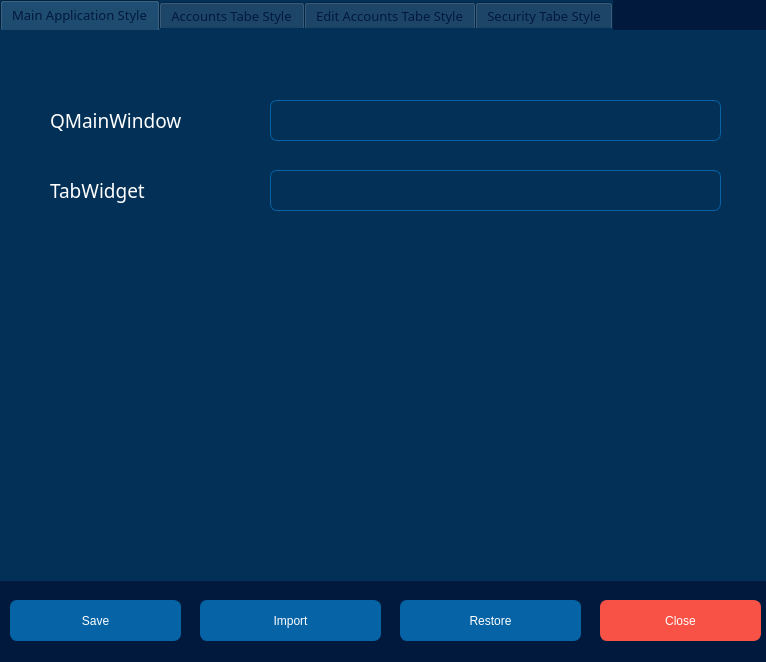
<?xml version="1.0" encoding="UTF-8"?>
<ui version="4.0">
 <class>EditTheme</class>
 <widget class="QDialog" name="EditTheme">
  <property name="geometry">
   <rect>
    <x>0</x>
    <y>0</y>
    <width>766</width>
    <height>662</height>
   </rect>
  </property>
  <property name="windowTitle">
   <string>PyPass Theme Editor</string>
  </property>
  <property name="styleSheet">
   <string notr="true">color: rgb(0,25,61);
background-color:#00193d;</string>
  </property>
  <widget class="QTabWidget" name="tabWidget">
   <property name="geometry">
    <rect>
     <x>0</x>
     <y>0</y>
     <width>781</width>
     <height>581</height>
    </rect>
   </property>
   <property name="font">
    <font>
     <family>Cascadia Code SemiBold</family>
     <pointsize>10</pointsize>
     <weight>50</weight>
     <italic>false</italic>
     <bold>false</bold>
    </font>
   </property>
   <property name="styleSheet">
    <string notr="true">background-color: #023057;
border:#023057;
border: None
</string>
   </property>
   <property name="tabPosition">
    <enum>QTabWidget::North</enum>
   </property>
   <property name="tabShape">
    <enum>QTabWidget::Rounded</enum>
   </property>
   <property name="currentIndex">
    <number>0</number>
   </property>
   <property name="iconSize">
    <size>
     <width>1000</width>
     <height>1000</height>
    </size>
   </property>
   <property name="elideMode">
    <enum>Qt::ElideLeft</enum>
   </property>
   <property name="usesScrollButtons">
    <bool>false</bool>
   </property>
   <property name="tabBarAutoHide">
    <bool>true</bool>
   </property>
   <widget class="QWidget" name="tab">
    <attribute name="title">
     <string>Main Application Style</string>
    </attribute>
    <widget class="QLineEdit" name="tabwidgetEdit">
     <property name="geometry">
      <rect>
       <x>270</x>
       <y>140</y>
       <width>451</width>
       <height>41</height>
      </rect>
     </property>
     <property name="font">
      <font>
       <family>Cascadia Code</family>
       <pointsize>14</pointsize>
       <weight>10</weight>
       <italic>false</italic>
       <bold>false</bold>
      </font>
     </property>
     <property name="styleSheet">
      <string notr="true">	border-radius:7px;
	border:1px solid #0563a6;
	color:#F2DF3A;
	font: 87 14pt &quot;Cascadia Code&quot;;</string>
     </property>
     <property name="text">
      <string/>
     </property>
    </widget>
    <widget class="QLineEdit" name="mainWindowEdit">
     <property name="geometry">
      <rect>
       <x>270</x>
       <y>70</y>
       <width>451</width>
       <height>41</height>
      </rect>
     </property>
     <property name="font">
      <font>
       <family>Cascadia Code</family>
       <pointsize>14</pointsize>
       <weight>10</weight>
       <italic>false</italic>
       <bold>false</bold>
      </font>
     </property>
     <property name="styleSheet">
      <string notr="true">	border-radius:7px;
	border:1px solid #0563a6;
	color:#F2DF3A;
	font: 87 14pt &quot;Cascadia Code&quot;;</string>
     </property>
     <property name="text">
      <string/>
     </property>
    </widget>
    <widget class="QLabel" name="label_3">
     <property name="geometry">
      <rect>
       <x>50</x>
       <y>140</y>
       <width>111</width>
       <height>41</height>
      </rect>
     </property>
     <property name="font">
      <font>
       <family>Cascadia Code</family>
       <pointsize>14</pointsize>
       <weight>10</weight>
       <italic>false</italic>
       <bold>false</bold>
      </font>
     </property>
     <property name="styleSheet">
      <string notr="true">font: 87 14p &quot;Cascadia Code&quot;;
color:white;</string>
     </property>
     <property name="text">
      <string>TabWidget</string>
     </property>
    </widget>
    <widget class="QLabel" name="label_2">
     <property name="geometry">
      <rect>
       <x>50</x>
       <y>70</y>
       <width>151</width>
       <height>41</height>
      </rect>
     </property>
     <property name="font">
      <font>
       <family>Cascadia Code</family>
       <pointsize>14</pointsize>
       <weight>10</weight>
       <italic>false</italic>
       <bold>false</bold>
      </font>
     </property>
     <property name="styleSheet">
      <string notr="true">font: 87 14p &quot;Cascadia Code&quot;;
color:white;</string>
     </property>
     <property name="text">
      <string>QMainWindow</string>
     </property>
    </widget>
   </widget>
   <widget class="QWidget" name="tab_2">
    <attribute name="title">
     <string>Accounts Tabe Style</string>
    </attribute>
    <widget class="QLabel" name="label_7">
     <property name="geometry">
      <rect>
       <x>50</x>
       <y>280</y>
       <width>191</width>
       <height>41</height>
      </rect>
     </property>
     <property name="font">
      <font>
       <family>Cascadia Code</family>
       <pointsize>14</pointsize>
       <weight>10</weight>
       <italic>false</italic>
       <bold>false</bold>
      </font>
     </property>
     <property name="styleSheet">
      <string notr="true">font: 87 14p &quot;Cascadia Code&quot;;
color:white;</string>
     </property>
     <property name="text">
      <string>Copy Pass Button</string>
     </property>
    </widget>
    <widget class="QLineEdit" name="editAccountList">
     <property name="geometry">
      <rect>
       <x>270</x>
       <y>70</y>
       <width>451</width>
       <height>41</height>
      </rect>
     </property>
     <property name="font">
      <font>
       <family>Cascadia Code</family>
       <pointsize>14</pointsize>
       <weight>10</weight>
       <italic>false</italic>
       <bold>false</bold>
      </font>
     </property>
     <property name="styleSheet">
      <string notr="true">	border-radius:7px;
	border:1px solid #0563a6;
	color:#F2DF3A;
	font: 87 14p &quot;Cascadia Code&quot;;</string>
     </property>
     <property name="text">
      <string/>
     </property>
    </widget>
    <widget class="QLineEdit" name="editCopyButton">
     <property name="geometry">
      <rect>
       <x>270</x>
       <y>280</y>
       <width>451</width>
       <height>41</height>
      </rect>
     </property>
     <property name="styleSheet">
      <string notr="true">	border-radius:7px;
	border:1px solid #0563a6;
	color:#F2DF3A;
	font: 87 14pt &quot;Cascadia Code&quot;;</string>
     </property>
     <property name="text">
      <string/>
     </property>
    </widget>
    <widget class="QLabel" name="label_6">
     <property name="geometry">
      <rect>
       <x>50</x>
       <y>210</y>
       <width>181</width>
       <height>41</height>
      </rect>
     </property>
     <property name="font">
      <font>
       <family>Cascadia Code</family>
       <pointsize>14</pointsize>
       <weight>10</weight>
       <italic>false</italic>
       <bold>false</bold>
      </font>
     </property>
     <property name="styleSheet">
      <string notr="true">font: 87 14p &quot;Cascadia Code&quot;;
color:white;</string>
     </property>
     <property name="text">
      <string>Show QR Button</string>
     </property>
    </widget>
    <widget class="QLabel" name="label_4">
     <property name="geometry">
      <rect>
       <x>50</x>
       <y>70</y>
       <width>201</width>
       <height>41</height>
      </rect>
     </property>
     <property name="font">
      <font>
       <family>Cascadia Code</family>
       <pointsize>14</pointsize>
       <weight>10</weight>
       <italic>false</italic>
       <bold>false</bold>
      </font>
     </property>
     <property name="styleSheet">
      <string notr="true">font: 87 14p &quot;Cascadia Code&quot;;
color:white;</string>
     </property>
     <property name="text">
      <string>Edit Accounts List</string>
     </property>
    </widget>
    <widget class="QLineEdit" name="editQRColor">
     <property name="geometry">
      <rect>
       <x>270</x>
       <y>140</y>
       <width>451</width>
       <height>41</height>
      </rect>
     </property>
     <property name="styleSheet">
      <string notr="true">	border-radius:7px;
	border:1px solid #0563a6;
	color:#F2DF3A;
	font: 87 14pt &quot;Cascadia Code&quot;;</string>
     </property>
     <property name="text">
      <string/>
     </property>
    </widget>
    <widget class="QLineEdit" name="editQRButton">
     <property name="geometry">
      <rect>
       <x>270</x>
       <y>210</y>
       <width>451</width>
       <height>41</height>
      </rect>
     </property>
     <property name="font">
      <font>
       <family>Cascadia Code</family>
       <pointsize>14</pointsize>
       <weight>10</weight>
       <italic>false</italic>
       <bold>false</bold>
      </font>
     </property>
     <property name="styleSheet">
      <string notr="true">	border-radius:7px;
	border:1px solid #0563a6;
	color:#F2DF3A;
	font: 87 14p &quot;Cascadia Code&quot;;</string>
     </property>
     <property name="text">
      <string/>
     </property>
    </widget>
    <widget class="QLabel" name="label_5">
     <property name="geometry">
      <rect>
       <x>50</x>
       <y>140</y>
       <width>101</width>
       <height>41</height>
      </rect>
     </property>
     <property name="font">
      <font>
       <family>Cascadia Code</family>
       <pointsize>14</pointsize>
       <weight>10</weight>
       <italic>false</italic>
       <bold>false</bold>
      </font>
     </property>
     <property name="styleSheet">
      <string notr="true">font: 87 14p &quot;Cascadia Code&quot;;
color:white;</string>
     </property>
     <property name="text">
      <string>QR Color</string>
     </property>
    </widget>
   </widget>
   <widget class="QWidget" name="tab_3">
    <attribute name="title">
     <string>Edit Accounts Tabe Style</string>
    </attribute>
    <widget class="QLabel" name="label_12">
     <property name="geometry">
      <rect>
       <x>50</x>
       <y>70</y>
       <width>131</width>
       <height>41</height>
      </rect>
     </property>
     <property name="font">
      <font>
       <family>Cascadia Code</family>
       <pointsize>14</pointsize>
       <weight>10</weight>
       <italic>false</italic>
       <bold>false</bold>
      </font>
     </property>
     <property name="styleSheet">
      <string notr="true">font: 87 14p &quot;Cascadia Code&quot;;
color:white;</string>
     </property>
     <property name="text">
      <string>Input Fileds</string>
     </property>
    </widget>
    <widget class="QLineEdit" name="ediGroup">
     <property name="geometry">
      <rect>
       <x>270</x>
       <y>370</y>
       <width>451</width>
       <height>41</height>
      </rect>
     </property>
     <property name="styleSheet">
      <string notr="true">	border-radius:7px;
	border:1px solid #0563a6;
	color:#F2DF3A;
	font: 87 14pt &quot;Cascadia Code&quot;;</string>
     </property>
    </widget>
    <widget class="QLabel" name="label_15">
     <property name="geometry">
      <rect>
       <x>50</x>
       <y>250</y>
       <width>151</width>
       <height>41</height>
      </rect>
     </property>
     <property name="font">
      <font>
       <family>Cascadia Code</family>
       <pointsize>14</pointsize>
       <weight>10</weight>
       <italic>false</italic>
       <bold>false</bold>
      </font>
     </property>
     <property name="styleSheet">
      <string notr="true">font: 87 14p &quot;Cascadia Code&quot;;
color:white;</string>
     </property>
     <property name="text">
      <string>Delete Button</string>
     </property>
    </widget>
    <widget class="QLabel" name="label_14">
     <property name="geometry">
      <rect>
       <x>50</x>
       <y>190</y>
       <width>121</width>
       <height>41</height>
      </rect>
     </property>
     <property name="font">
      <font>
       <family>Cascadia Code</family>
       <pointsize>14</pointsize>
       <weight>10</weight>
       <italic>false</italic>
       <bold>false</bold>
      </font>
     </property>
     <property name="styleSheet">
      <string notr="true">font: 87 14p &quot;Cascadia Code&quot;;
color:white;</string>
     </property>
     <property name="text">
      <string>Show Button</string>
     </property>
    </widget>
    <widget class="QLineEdit" name="editInputFields">
     <property name="geometry">
      <rect>
       <x>270</x>
       <y>70</y>
       <width>451</width>
       <height>41</height>
      </rect>
     </property>
     <property name="styleSheet">
      <string notr="true">QLineEdit{
	border-radius:7px;
	border:1px solid #0563a6;
	color:#F2DF3A;
	font: 87 14pt &quot;Cascadia Code&quot;;
}</string>
     </property>
     <property name="text">
      <string/>
     </property>
    </widget>
    <widget class="QLabel" name="label_13">
     <property name="geometry">
      <rect>
       <x>50</x>
       <y>130</y>
       <width>201</width>
       <height>41</height>
      </rect>
     </property>
     <property name="font">
      <font>
       <family>Cascadia Code</family>
       <pointsize>14</pointsize>
       <weight>10</weight>
       <italic>false</italic>
       <bold>false</bold>
      </font>
     </property>
     <property name="styleSheet">
      <string notr="true">font: 87 14p &quot;Cascadia Code&quot;;
color:white;</string>
     </property>
     <property name="text">
      <string>Select/Add/Update</string>
     </property>
    </widget>
    <widget class="QLineEdit" name="editLabels">
     <property name="geometry">
      <rect>
       <x>270</x>
       <y>310</y>
       <width>451</width>
       <height>41</height>
      </rect>
     </property>
     <property name="styleSheet">
      <string notr="true">	border-radius:7px;
	border:1px solid #0563a6;
	color:#F2DF3A;
	font: 87 14pt &quot;Cascadia Code&quot;;</string>
     </property>
    </widget>
    <widget class="QLabel" name="label_16">
     <property name="geometry">
      <rect>
       <x>50</x>
       <y>430</y>
       <width>211</width>
       <height>41</height>
      </rect>
     </property>
     <property name="font">
      <font>
       <family>Cascadia Code</family>
       <pointsize>14</pointsize>
       <weight>10</weight>
       <italic>false</italic>
       <bold>false</bold>
      </font>
     </property>
     <property name="styleSheet">
      <string notr="true">font: 87 14p &quot;Cascadia Code&quot;;
color:white;</string>
     </property>
     <property name="text">
      <string>Edit Accounts List</string>
     </property>
    </widget>
    <widget class="QLabel" name="label_17">
     <property name="geometry">
      <rect>
       <x>50</x>
       <y>370</y>
       <width>101</width>
       <height>41</height>
      </rect>
     </property>
     <property name="font">
      <font>
       <family>Cascadia Code</family>
       <pointsize>14</pointsize>
       <weight>10</weight>
       <italic>false</italic>
       <bold>false</bold>
      </font>
     </property>
     <property name="styleSheet">
      <string notr="true">font: 87 14p &quot;Cascadia Code&quot;;
color:white;</string>
     </property>
     <property name="text">
      <string>Group Box </string>
     </property>
    </widget>
    <widget class="QLineEdit" name="editManubuttons">
     <property name="geometry">
      <rect>
       <x>270</x>
       <y>130</y>
       <width>451</width>
       <height>41</height>
      </rect>
     </property>
     <property name="styleSheet">
      <string notr="true">	border-radius:7px;
	border:1px solid #0563a6;
	color:#F2DF3A;
	font: 87 14pt &quot;Cascadia Code&quot;;</string>
     </property>
     <property name="text">
      <string/>
     </property>
    </widget>
    <widget class="QLabel" name="label_19">
     <property name="geometry">
      <rect>
       <x>50</x>
       <y>310</y>
       <width>101</width>
       <height>41</height>
      </rect>
     </property>
     <property name="font">
      <font>
       <family>Cascadia Code</family>
       <pointsize>14</pointsize>
       <weight>10</weight>
       <italic>false</italic>
       <bold>false</bold>
      </font>
     </property>
     <property name="styleSheet">
      <string notr="true">font: 87 14p &quot;Cascadia Code&quot;;
color:white;</string>
     </property>
     <property name="text">
      <string>Labels</string>
     </property>
    </widget>
    <widget class="QLineEdit" name="editShowButton">
     <property name="geometry">
      <rect>
       <x>270</x>
       <y>190</y>
       <width>451</width>
       <height>41</height>
      </rect>
     </property>
     <property name="styleSheet">
      <string notr="true">	border-radius:7px;
	border:1px solid #0563a6;
	color:#F2DF3A;
	font: 87 14pt &quot;Cascadia Code&quot;;</string>
     </property>
     <property name="text">
      <string/>
     </property>
    </widget>
    <widget class="QLineEdit" name="editDeleteButton">
     <property name="geometry">
      <rect>
       <x>270</x>
       <y>250</y>
       <width>451</width>
       <height>41</height>
      </rect>
     </property>
     <property name="styleSheet">
      <string notr="true">	border-radius:7px;
	border:1px solid #0563a6;
	color:#F2DF3A;
	font: 87 14pt &quot;Cascadia Code&quot;;</string>
     </property>
     <property name="text">
      <string/>
     </property>
    </widget>
    <widget class="QLineEdit" name="editAccountsList_2">
     <property name="geometry">
      <rect>
       <x>270</x>
       <y>430</y>
       <width>451</width>
       <height>41</height>
      </rect>
     </property>
     <property name="styleSheet">
      <string notr="true">	border-radius:7px;
	border:1px solid #0563a6;
	color:#F2DF3A;
	font: 87 14pt &quot;Cascadia Code&quot;;</string>
     </property>
    </widget>
   </widget>
   <widget class="QWidget" name="tab_4">
    <attribute name="title">
     <string>Security Tabe Style</string>
    </attribute>
    <widget class="QLabel" name="label_26">
     <property name="geometry">
      <rect>
       <x>50</x>
       <y>210</y>
       <width>151</width>
       <height>41</height>
      </rect>
     </property>
     <property name="font">
      <font>
       <family>Cascadia Code</family>
       <pointsize>14</pointsize>
       <weight>10</weight>
       <italic>false</italic>
       <bold>false</bold>
      </font>
     </property>
     <property name="styleSheet">
      <string notr="true">font: 87 14p &quot;Cascadia Code&quot;;
color:white;</string>
     </property>
     <property name="text">
      <string>Input Field</string>
     </property>
    </widget>
    <widget class="QLabel" name="label_27">
     <property name="geometry">
      <rect>
       <x>50</x>
       <y>70</y>
       <width>181</width>
       <height>41</height>
      </rect>
     </property>
     <property name="font">
      <font>
       <family>Cascadia Code</family>
       <pointsize>14</pointsize>
       <weight>10</weight>
       <italic>false</italic>
       <bold>false</bold>
      </font>
     </property>
     <property name="styleSheet">
      <string notr="true">font: 87 14p &quot;Cascadia Code&quot;;
color:white;</string>
     </property>
     <property name="text">
      <string>Header Groups</string>
     </property>
    </widget>
    <widget class="QLabel" name="label_25">
     <property name="geometry">
      <rect>
       <x>50</x>
       <y>140</y>
       <width>161</width>
       <height>41</height>
      </rect>
     </property>
     <property name="font">
      <font>
       <family>Cascadia Code</family>
       <pointsize>14</pointsize>
       <weight>10</weight>
       <italic>false</italic>
       <bold>false</bold>
      </font>
     </property>
     <property name="styleSheet">
      <string notr="true">font: 87 14p &quot;Cascadia Code&quot;;
color:white;</string>
     </property>
     <property name="text">
      <string>Normal labels</string>
     </property>
    </widget>
    <widget class="QLabel" name="label_24">
     <property name="geometry">
      <rect>
       <x>50</x>
       <y>280</y>
       <width>131</width>
       <height>41</height>
      </rect>
     </property>
     <property name="font">
      <font>
       <family>Cascadia Code</family>
       <pointsize>14</pointsize>
       <weight>10</weight>
       <italic>false</italic>
       <bold>false</bold>
      </font>
     </property>
     <property name="styleSheet">
      <string notr="true">font: 87 14p &quot;Cascadia Code&quot;;
color:white;</string>
     </property>
     <property name="text">
      <string>Buttons</string>
     </property>
    </widget>
    <widget class="QLineEdit" name="editNormalLabels">
     <property name="geometry">
      <rect>
       <x>270</x>
       <y>140</y>
       <width>451</width>
       <height>41</height>
      </rect>
     </property>
     <property name="styleSheet">
      <string notr="true">	border-radius:7px;
	border:1px solid #0563a6;
	color:#F2DF3A;
	font: 87 14pt &quot;Cascadia Code&quot;;</string>
     </property>
    </widget>
    <widget class="QLineEdit" name="editHeaders">
     <property name="geometry">
      <rect>
       <x>270</x>
       <y>70</y>
       <width>451</width>
       <height>41</height>
      </rect>
     </property>
     <property name="styleSheet">
      <string notr="true">	border-radius:7px;
	border:1px solid #0563a6;
	color:#F2DF3A;
	font: 87 14pt &quot;Cascadia Code&quot;;</string>
     </property>
    </widget>
    <widget class="QLineEdit" name="editSecFields">
     <property name="geometry">
      <rect>
       <x>270</x>
       <y>210</y>
       <width>451</width>
       <height>41</height>
      </rect>
     </property>
     <property name="styleSheet">
      <string notr="true">	border-radius:7px;
	border:1px solid #0563a6;
	color:#F2DF3A;
	font: 87 14pt &quot;Cascadia Code&quot;;</string>
     </property>
    </widget>
    <widget class="QLineEdit" name="editSecButtons">
     <property name="geometry">
      <rect>
       <x>270</x>
       <y>280</y>
       <width>451</width>
       <height>41</height>
      </rect>
     </property>
     <property name="styleSheet">
      <string notr="true">	border-radius:7px;
	border:1px solid #0563a6;
	color:#F2DF3A;
	font: 87 14pt &quot;Cascadia Code&quot;;</string>
     </property>
    </widget>
   </widget>
  </widget>
  <widget class="QPushButton" name="saveTheme">
   <property name="geometry">
    <rect>
     <x>10</x>
     <y>600</y>
     <width>171</width>
     <height>41</height>
    </rect>
   </property>
   <property name="styleSheet">
    <string notr="true">QPushButton {
	color: white;
font: 87 15pt &quot;Arial Black&quot;;
	background-color: rgb(5,99,166);
	border-radius:7px;
	border:1px solid #0563a6;
}

QPushButton:hover {
	background:linear-gradient(to bottom, #5cbf2a 5%, #44c767 100%);
	background-color:#4cac7e;
}
QPushButton:active {
	position:relative;
	top:2px;
}</string>
   </property>
   <property name="text">
    <string>Save</string>
   </property>
  </widget>
  <widget class="QPushButton" name="importTheme">
   <property name="geometry">
    <rect>
     <x>200</x>
     <y>600</y>
     <width>181</width>
     <height>41</height>
    </rect>
   </property>
   <property name="styleSheet">
    <string notr="true">QPushButton {
	color: white;
font: 87 15pt &quot;Arial Black&quot;;
	background-color: rgb(5,99,166);
	border-radius:7px;
	border:1px solid #0563a6;
}

QPushButton:hover {
	background:linear-gradient(to bottom, #5cbf2a 5%, #44c767 100%);
	background-color:#4cac7e;
}
QPushButton:active {
	position:relative;
	top:2px;
}</string>
   </property>
   <property name="text">
    <string>Import</string>
   </property>
  </widget>
  <widget class="QPushButton" name="Close">
   <property name="geometry">
    <rect>
     <x>600</x>
     <y>600</y>
     <width>161</width>
     <height>41</height>
    </rect>
   </property>
   <property name="styleSheet">
    <string notr="true">QPushButton {
	color: #fff;
	font: 87 15pt &quot;Arial Black&quot;;
	background-color: #f85146;
	border-radius:7px;
	border:1px solid #f85146;
}
</string>
   </property>
   <property name="text">
    <string>Close</string>
   </property>
  </widget>
  <widget class="QPushButton" name="Restore">
   <property name="geometry">
    <rect>
     <x>400</x>
     <y>600</y>
     <width>181</width>
     <height>41</height>
    </rect>
   </property>
   <property name="styleSheet">
    <string notr="true">QPushButton {
	color: white;
font: 87 15pt &quot;Arial Black&quot;;
	background-color: rgb(5,99,166);
	border-radius:7px;
	border:1px solid #0563a6;
}

QPushButton:hover {
	background:linear-gradient(to bottom, #5cbf2a 5%, #44c767 100%);
	background-color:#4cac7e;
}
QPushButton:active {
	position:relative;
	top:2px;
}</string>
   </property>
   <property name="text">
    <string>Restore</string>
   </property>
  </widget>
 </widget>
 <resources/>
 <connections>
  <connection>
   <sender>Close</sender>
   <signal>clicked()</signal>
   <receiver>EditTheme</receiver>
   <slot>close()</slot>
   <hints>
    <hint type="sourcelabel">
     <x>663</x>
     <y>634</y>
    </hint>
    <hint type="destinationlabel">
     <x>750</x>
     <y>-10</y>
    </hint>
   </hints>
  </connection>
 </connections>
</ui>
